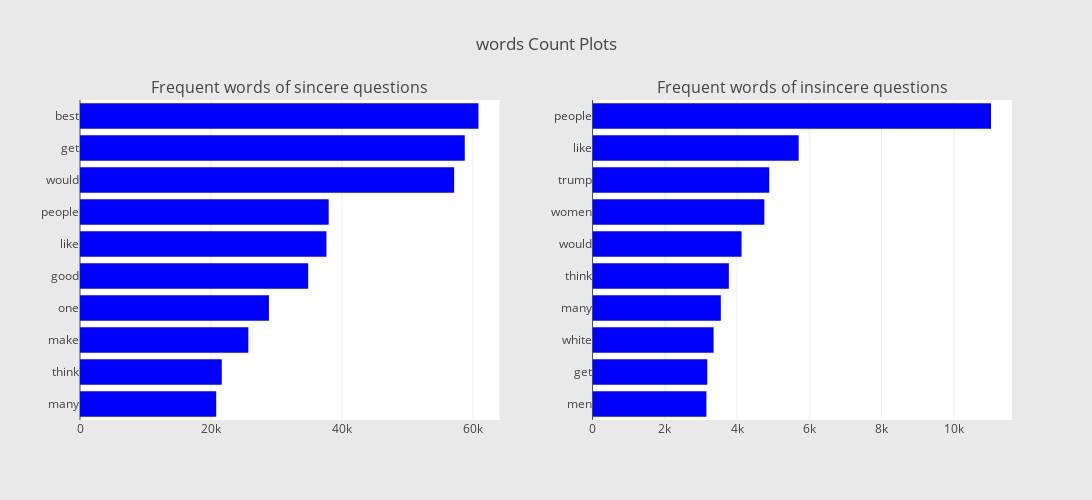

This figure's notebook cell:
### Code cell
plot_ngrams(1)

### Figure 1 — Plotly figure (JSON) as saved in the notebook; plotly's stock layout.template omitted (floating-point values rounded to 4 significant figures)
{"data": [{"marker": {"color": "blue"}, "orientation": "h", "showlegend": false, "x": [20788, 21641, 25696, 28840, 34827, 37618, 37960, 57105, 58731, 60816], "y": ["many", "think", "make", "one", "good", "like", "people", "would", "get", "best"], "type": "bar", "uid": "e54f159a-8ad3-4443-ab77-915583407e32", "xaxis": "x", "yaxis": "y"}, {"marker": {"color": "blue"}, "orientation": "h", "showlegend": false, "x": [3152, 3177, 3351, 3552, 3774, 4126, 4757, 4893, 5708, 11036], "y": ["men", "get", "white", "many", "think", "would", "women", "trump", "like", "people"], "type": "bar", "uid": "17deac72-4cc4-4934-89aa-e265cb6fe64f", "xaxis": "x2", "yaxis": "y2"}], "layout": {"annotations": [{"font": {"size": 16}, "showarrow": false, "text": "Frequent words of sincere questions", "x": 0.225, "xanchor": "center", "xref": "paper", "y": 1, "yanchor": "bottom", "yref": "paper"}, {"font": {"size": 16}, "showarrow": false, "text": "Frequent words of insincere questions", "x": 0.775, "xanchor": "center", "xref": "paper", "y": 1, "yanchor": "bottom", "yref": "paper"}], "xaxis": {"anchor": "y", "domain": [0, 0.45]}, "yaxis": {"anchor": "x", "domain": [0, 1]}, "xaxis2": {"anchor": "y2", "domain": [0.55, 1]}, "yaxis2": {"anchor": "x2", "domain": [0, 1]}, "height": 500, "width": 1150, "paper_bgcolor": "rgb(233,233,233)", "title": "words Count Plots"}}
